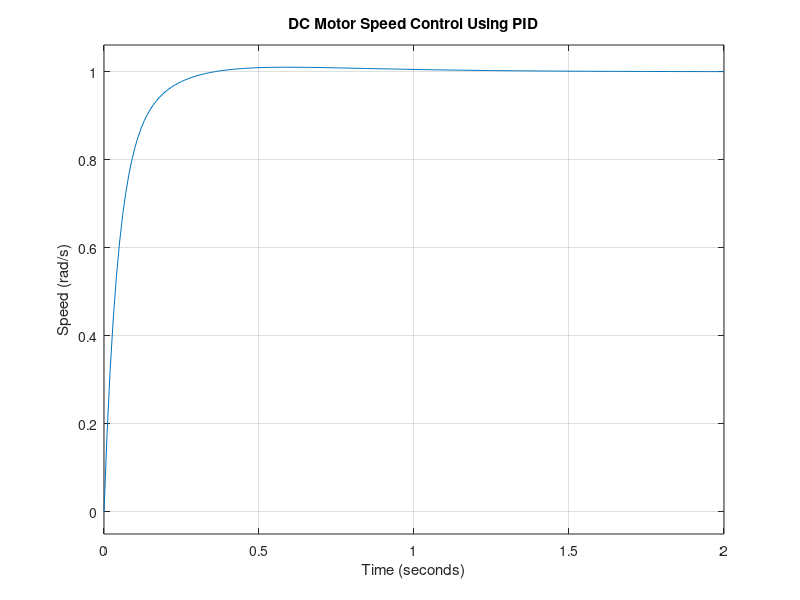

This chart was generated by the following MATLAB code:
%Name: Md. Roknuzzaman Rikon
%ID: 22024014
% Motor Speed Control Using PID 
J = 0.01; % Moment of inertia of the rotor 
b = 0.1; % Damping ratio 
K = 0.01; % Motor constant 
R = 1; % Electrical resistance 
L = 0.5; % Electrical inductance 
% Transfer function of the DC motor 
s = tf('s'); 
P_motor = K / (J*L*s^2 + (J*R + L*b)*s + (b*R + K^2)); 
% PID controller design 
Kp = 100; 
Ki = 200; 
Kd = 10; 
C = pid(Kp, Ki, Kd); 
% Closed-loop transfer function 
sys_cl = feedback(C*P_motor, 1); 
% Simulation 
t = 0:0.01:2; 
step(sys_cl, t); 
title('DC Motor Speed Control Using PID'); 
xlabel('Time (seconds)'); 
ylabel('Speed (rad/s)');
